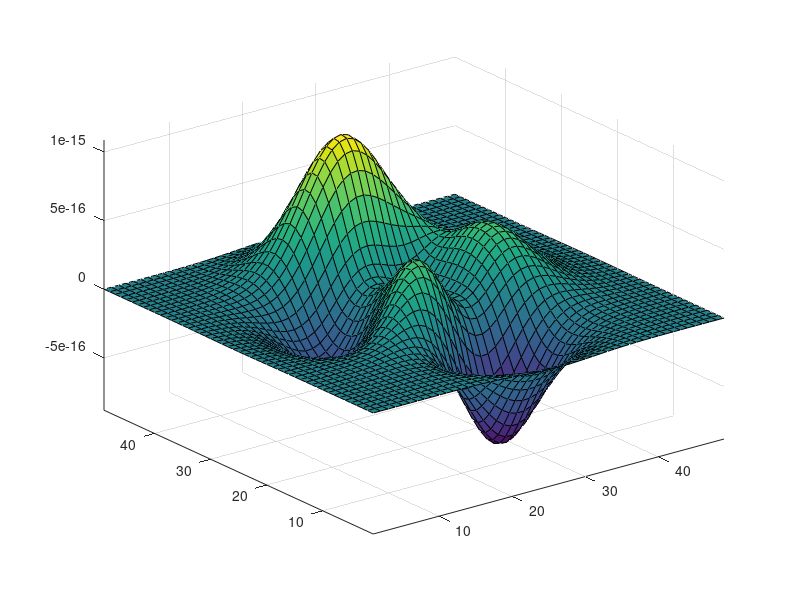

Write the MATLAB code that produced this figure.
figure('position',[100 100 850 600])
Z = peaks; surf(Z); 
axis tight
set(gca,'nextplot','replacechildren');
% Record the movie
for j = 1:10 
	surf(sin(2*pi*j/20)*Z,Z)
	F(j) = getframe;
end
[h, w, p] = size(F(1).cdata);  % use 1st frame to get dimensions
hf = figure; 
% resize figure based on frame's w x h, and place at (150, 150)
set(hf, 'position', [150 150 w h]);
axis off
% tell movie command to place frames at bottom left
movie(hf,F,4,30,[0 0 10 0]);